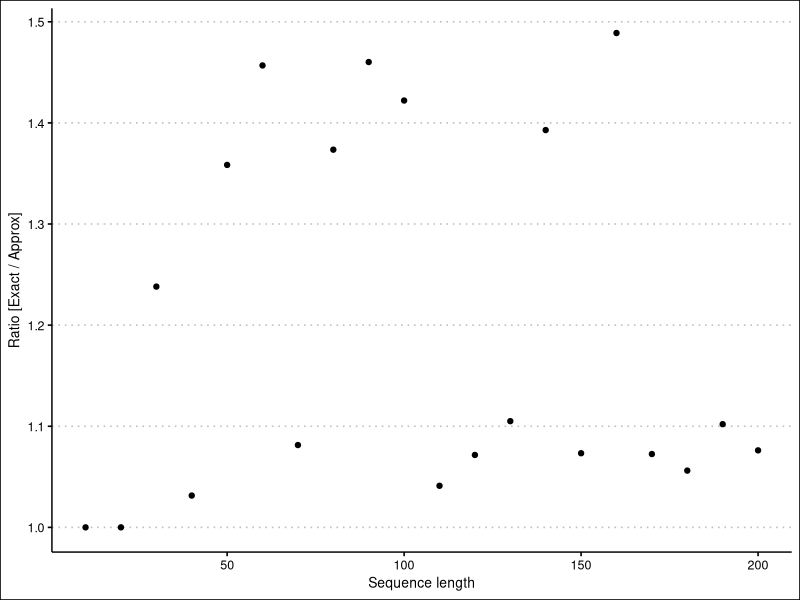

Recreate this plot in R.
## ---- chunk 1
library(tidyverse)
library(ggthemes)
## ---- chunk 2
exact_data <- read.delim("runtime_exact.txt", header = TRUE, sep = "\t")
approx_data <- read.delim("runtime_approx.txt", header = TRUE, sep = "\t")

approx_data %>% 
  mutate(Ratio = Score / exact_data$Score,
         Runtime_ratio = Runtime / exact_data$Runtime) -> approx_data
approx_data

max(approx_data$Ratio)
## ---- chunk 3
ggplot(approx_data) + 
  geom_point(aes(x = Sequence_length, y = Ratio)) +
  labs(x = "Sequence length", y = "Ratio [Exact / Approx]") +
  theme_clean()

